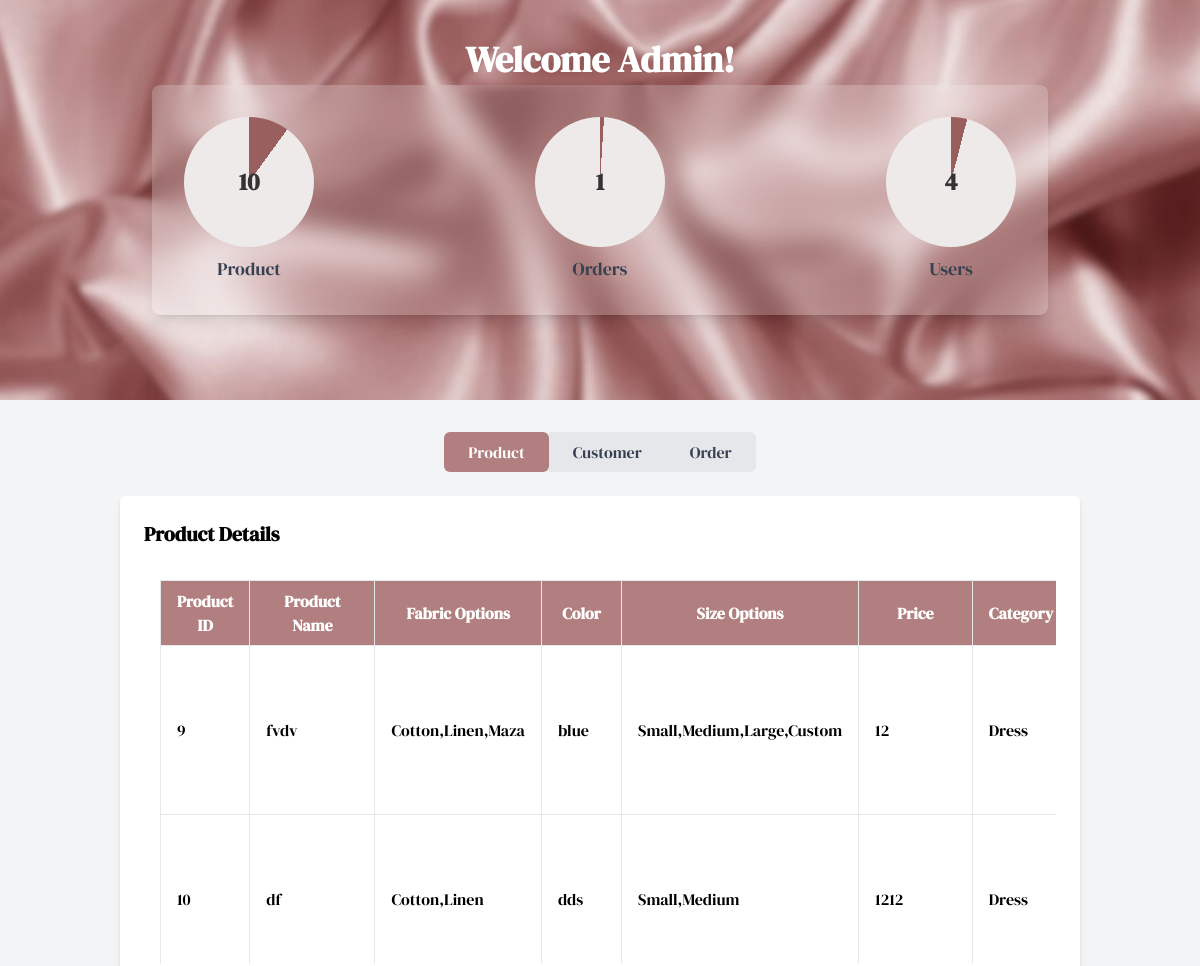
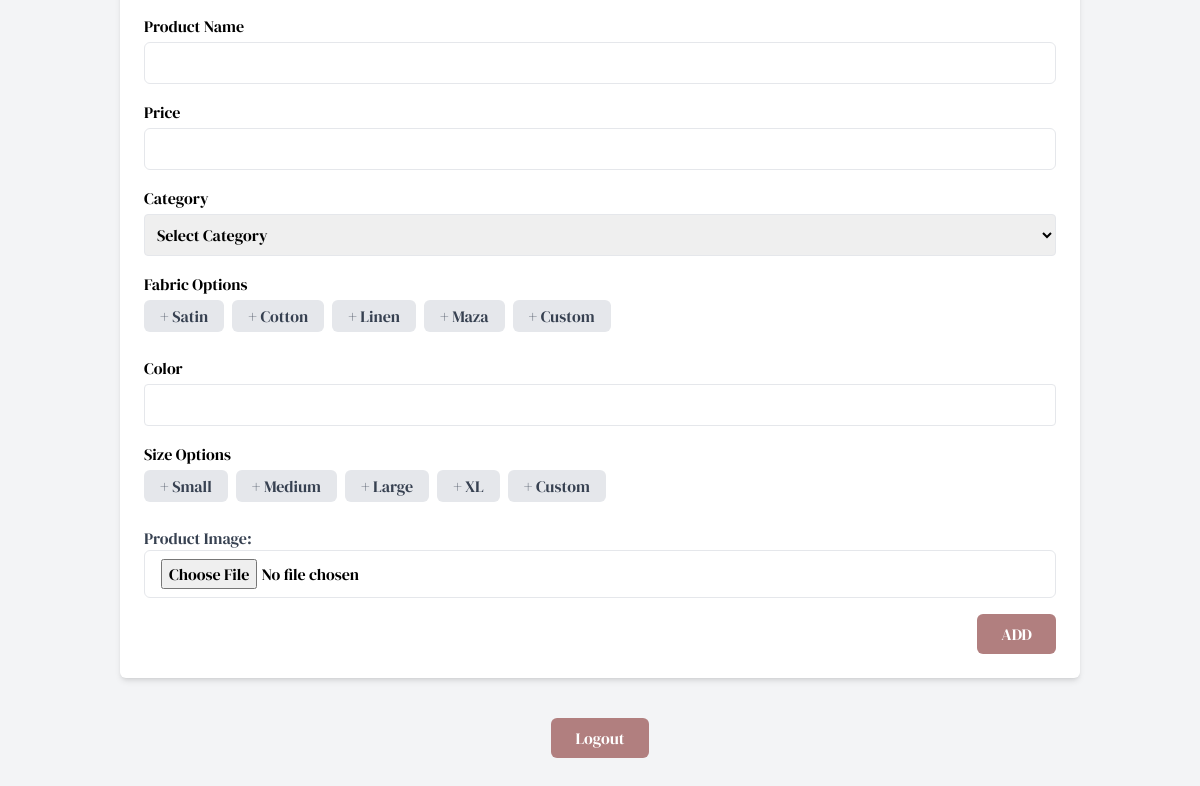
/views/Admin/AdminDashboard.php (signed in), run on the app's committed database (2 pictures, top to bottom).
### tables this page shows
CREATE TABLE `product` (
  `Product_ID` int(11) NOT NULL,
  `Product_Name` varchar(50) DEFAULT NULL,
  `Fabric_Options` varchar(50) DEFAULT NULL,
  `Color` varchar(20) NOT NULL,
  `Price` varchar(10) NOT NULL,
  `Size` varchar(100) DEFAULT NULL,
  `Category` enum('Dress','Skirt','Top','Bottom') DEFAULT NULL,
  `Image` varchar(255) DEFAULT NULL
);

### controller/AdminController.php (called while the page is built, shortened)
<?php
require_once '../../../config/database.php';
require_once '../../model/AdminModel.php';
class AdminController
{
    private $model;
    public function __construct()
    {
        $database = new Database();
        $this->db = $database->connect();
        $this->model = new AdminModel($this->db);
    }
     public function getProductCount()
     {
         return $this->model->getProductCount();
     }
     public function getUserCount()
     {
         return $this->model->getUserCount();
     }
     public function getOrderCount()
     {
         return $this->model->getOrderCount();
     }
}
?>

### config/Database.php (called while the page is built, shortened)
<?php
class Database {
    private $host = 'localhost';
    private $db_name = 'tailorher';
    private $username = 'root';
    private $password = '';
    public function connect() {
        $this->conn = null;
        try {
            $this->conn = new PDO('mysql:host=' . $this->host . ';dbname=' . $this->db_name, $this->username, $this->password);
            $this->conn->setAttribute(PDO::ATTR_ERRMODE, PDO::ERRMODE_EXCEPTION);
        } catch (PDOException $e) {
            echo 'Connection error: ' . $e->getMessage();
        }
        return $this->conn;
    }
}
?>

### model/AdminModel.php (called while the page is built, shortened)
<?php
class AdminModel
{
    private $conn;
    public function __construct($db) {
        $this->conn = $db;
    }
    public function getProductCount()
    {
        $stmt = $this->conn->prepare("SELECT COUNT(*) AS productCount FROM product");
        $stmt->execute();
        $row = $stmt->fetch(PDO::FETCH_ASSOC);
        return $row['productCount'] ?? 0;
    }
    public function getUserCount()
    {
        $stmt = $this->conn->prepare("SELECT COUNT(*) AS userCount FROM user");
        $stmt->execute();
        $row = $stmt->fetch(PDO::FETCH_ASSOC);
        return $row['userCount'] ?? 0;
    }
    public function getOrderCount()
    {
        $stmt = $this->conn->prepare("SELECT COUNT(*) AS orderCount FROM order_");
        $stmt->execute();
        $row = $stmt->fetch(PDO::FETCH_ASSOC);
        return $row['orderCount'] ?? 0;
    }
}
?>

### controller/ProductController.php (called while the page is built, shortened)
<?php
require_once __DIR__ . '../../../config/Database.php';
require_once __DIR__ . '../../model/ProductModel.php';
class ProductController {
    private $product;
    public function __construct() {
        $database = new Database();
        $this->db = $database->connect();
        $this->product = new Product($this->db);
    }
    public function index() {
        return $this->product->getAll();
    }
}
?>

### model/ProductModel.php (called while the page is built, shortened)
<?php
class Product {
    private $conn;
    private $table = 'product';
    public function __construct($db) {
        $this->conn = $db;
    }
    public function getAll() {
        $query = 'SELECT * FROM ' . $this->table;
        $stmt = $this->conn->prepare($query);
        $stmt->execute();
        return $stmt->fetchAll(PDO::FETCH_ASSOC);
    }
}
?>

### views/Admin/AdminDashboard.php (the view, shortened to what this page needs)
<?php
require_once '../../../app/controller/ProductController.php';
require_once '../../../app/controller/AdminController.php';
$controller = new ProductController();
$products = $controller->index();
?>
<!DOCTYPE html>
<html lang="en">
<head>
    <link href="/TailorHer/public/css/tailwind.css" rel="stylesheet">
    <link href="../../../public/css/home.css" rel="stylesheet">
</head>
<body>
<body class="bg-gray-100">
<?php include '..\layout\AdminHeader.php';?>
  <div class="flex justify-center mb-6 mt-8">
    <nav class="flex">
      <button id="product-tab" class="px-6 py-2 bg-customPink text-white rounded-md focus:outline-none active-tab">Product</button>
      <a href="http://localhost/TailorHer/App/views/Admin/Customers.php"><button id="order-tab" class="px-6 py-2 bg-gray-200 text-gray-700 focus:outline-none">Customer</button></a>
      <a href="http://localhost/TailorHer/App/views/Admin/Order.php"><button id="customer-tab" class="px-6 py-2 bg-gray-200 text-gray-700 rounded-r-md focus:outline-none">Order</button></a>
    </nav>
  </div>
<div id="tab-content" class="w-4/5 mx-auto bg-white shadow-md rounded-md p-6">
  <h2 class="text-xl font-bold mb-4">Product Details</h2>
<div class="bg-customGreen text-white p-4" style="max-height: 400px; overflow-y: auto;">
    <?php if (!empty($products)): ?>
        <table class="table-auto w-full bg-white text-black">
            <thead>
                <tr class=" admin-tableheader">
                    <th class="px-4 py-2 border">Product ID</th>
                    <th class="px-4 py-2 border">Product Name</th>
                    <th class="px-4 py-2 border">Fabric Options</th>
                    <th class="px-4 py-2 border">Color</th>
                    <th class="px-4 py-2 border">Size Options</th>
                    <th class="px-4 py-2 border">Price</th>
                    <th class="px-4 py-2 border">Category</th>
                </tr>
            </thead>
            <tbody>
                <?php foreach ($products as $product): ?>
                    <tr>
                        <td class="px-4 py-2 border"><?php echo htmlspecialchars($product['Product_ID']); ?></td>
                        <td class="px-4 py-2 border"><?php echo htmlspecialchars($product['Product_Name']); ?></td>
                        <td class="px-4 py-2 border"><?php echo htmlspecialchars($product['Fabric_Options']); ?></td>
                        <td class="px-4 py-2 border"><?php echo htmlspecialchars($product['Color']); ?></td>
                        <td class="px-4 py-2 border"><?php echo htmlspecialchars($product['Size']); ?></td>
                        <td class="px-4 py-2 border"><?php echo htmlspecialchars($product['Price']); ?></td>
                        <td class="px-4 py-2 border"><?php echo htmlspecialchars($product['Category']); ?></td>
                    </tr>
                <?php endforeach; ?>
            </tbody>
        </table>
    <?php else: ?>
        <p class="text-center text-lg">No products found.</p>
    <?php endif; ?>
</div>
    <form class="space-y-4" method="POST" action="http://localhost/TailorHer/App/views/Admin/AdminDashboard.php" enctype="multipart/form-data">
  <div>
    <label class="block mb-1 font-medium">Product Name</label>
    <input type="text" id="Product_Name" name="Product_Name" class="w-full px-4 py-2 border rounded-md" required>
  </div>
  <div>
    <label class="block mb-1 font-medium">Price</label>
    <input type="number" id="Price" name="Price" class="w-full px-4 py-2 border rounded-md" required>
  </div>
<div>
  <label for="Category" class="block mb-1 font-medium">Category</label>
  <select id="Category" name="Category" class="border rounded p-2 w-full" required>
    <option value="" disabled selected>Select Category</option>
  </select>
</div>
  <div>
    <label class="block mb-1 font-medium">Fabric Options</label>
    <div class="flex gap-2 flex-wrap mb-2">
      <button type="button" onclick="toggleOption('fabric', 'Satin')" class="px-4 py-1 bg-gray-200 text-gray-700 rounded-md">+ Satin</button>
      <button type="button" onclick="toggleOption('fabric', 'Cotton')" class="px-4 py-1 bg-gray-200 text-gray-700 rounded-md">+ Cotton</button>
      <button type="button" onclick="toggleOption('fabric', 'Linen')" class="px-4 py-1 bg-gray-200 text-gray-700 rounded-md">+ Linen</button>
      <button type="button" onclick="toggleOption('fabric', 'Maza')" class="px-4 py-1 bg-gray-200 text-gray-700 rounded-md">+ Maza</button>
      <button type="button" onclick="toggleOption('fabric', 'Custom')" class="px-4 py-1 bg-gray-200 text-gray-700 rounded-md">+ Custom</button>
    </div>
  </div>
  <div>
    <label for="Color" class="block mb-1 font-medium">Color</label>
    <input type="text" id="Color" name="Color" class="border rounded p-2 w-full" required>
  </div>
  <div>
    <label class="block mb-1 font-medium">Size Options</label>
    <div class="flex gap-2 flex-wrap mb-2">
      <button type="button" onclick="toggleOption('size', 'Small')" class="px-4 py-1 bg-gray-200 text-gray-700 rounded-md">+ Small</button>
      <button type="button" onclick="toggleOption('size', 'Medium')" class="px-4 py-1 bg-gray-200 text-gray-700 rounded-md">+ Medium</button>
      <button type="button" onclick="toggleOption('size', 'Large')" class="px-4 py-1 bg-gray-200 text-gray-700 rounded-md">+ Large</button>
      <button type="button" onclick="toggleOption('size', 'XL')" class="px-4 py-1 bg-gray-200 text-gray-700 rounded-md">+ XL</button>
      <button type="button" onclick="toggleOption('size', 'Custom')" class="px-4 py-1 bg-gray-200 text-gray-700 rounded-md">+ Custom</button>
    </div>
  </div>
  <div class="mb-4">
            <label for="Image" class="block text-gray-700">Product Image:</label>
            <input type="file" id="Image" name="Image" class="w-full px-4 py-2 border rounded-md" required>
        </div>
  <div class="flex justify-end gap-3 mt-6">
    <button type="submit" name="action" value="add" class="px-6 py-2 bg-[#b17f7f] text-white rounded-md">ADD</button>
  </div>
</form>
  </div>
  <div class="flex justify-center py-10">
    <a href="http://localhost/TailorHer/App/views/Admin/logout.php" class="px-6 py-2 bg-[#b17f7f] text-white rounded-md">Logout</a>
</div>
</body>
</html>

### views/layout/AdminHeader.php (shortened to what this page needs)
<?php
require_once '../../../app/controller/AdminController.php';
$adminController = new AdminController();
$productCount = $adminController->getProductCount();
$userCount = $adminController->getUserCount();
$orderCount = $adminController->getOrderCount();
?>
<html lang="en">
<head>
</head>
<body class="bg-gray-100">
<section class="relative h-[400px] flex items-center justify-center bg-cover bg-center" style="background-image: url('../../Images/login.png');">
  <h1 class="absolute top-10 text-4xl font-bold text-white">Welcome Admin!</h1>
  <div class="w-4/5 max-w-4xl bg-white/20 backdrop-blur-md rounded-lg p-8 flex justify-between items-center shadow-lg">
  <div class="flex flex-col items-center">
      <div class="relative w-32 h-32 progress-circle">
        <span class="circle-number"><?= $productCount ?></span>
      </div>
      <p class="mt-2 text-lg font-medium text-gray-700">Product</p>
    </div>
    <div class="flex flex-col items-center">
      <div class="relative w-32 h-32 progress-circle-order">
        <span class="circle-number"><?= $orderCount ?></span>
      </div>
      <p class="mt-2 text-lg font-medium text-gray-700">Orders</p>
    </div>
    <div class="flex flex-col items-center">
      <div class="relative w-32 h-32 progress-circle-user">
        <span class="circle-number"><?= $userCount ?></span>
      </div>
      <p class="mt-2 text-lg font-medium text-gray-700">Users</p>
    </div>
  </div>
</section>
</body>
</html>

### public/css/home.css (style rules this page uses)
body, html { margin: 0; padding: 0; }
body { background-color: #f8f6f1; }

### views/Admin/AdminDashboard.php (style rules this page uses)
* { font-family: DM; }

### data on the page
product: Product_ID "9", Product_Name "fvdv", Fabric_Options "Cotton,Linen,Maza", Color "blue", Size "Small,Medium,Large,Custom", Price "12", Category "Dress"
product: Product_ID "10", Product_Name "df", Fabric_Options "Cotton,Linen", Color "dds", Size "Small,Medium", Price "1212", Category "Dress"

### other printed values
$productCount "10"
$orderCount "1"
$userCount "4"
